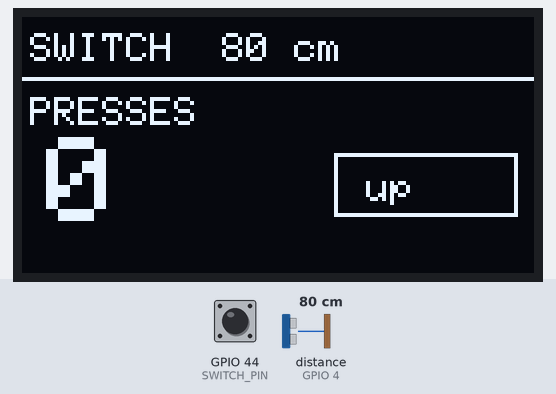
Recording of a sketch running on a simulated ESP32. Shown: 128×64 one-colour display. Wiring (inferred from the names in the program): ultrasonic range finder: trigger GPIO 3; echo GPIO 4. The test bench sets the inputs (shaded band); at power-on: GPIO 44 (SWITCH_PIN) HIGH, distance to the obstacle (sensor on GPIO 4) 80 cm. The echo pulse lasts 58.3 µs per cm; what the sketch prints to the serial monitor is not drawn.

Above: at 1.2 s.
1.3 s: GPIO 44 (SWITCH_PIN) pulled LOW for 0.15 s
At 2.7 s:
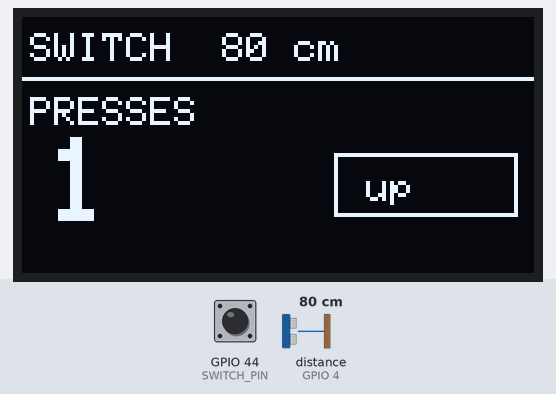
3.0 s: distance to the obstacle (sensor on GPIO 4) set to 2 cm
At 3.4 s:
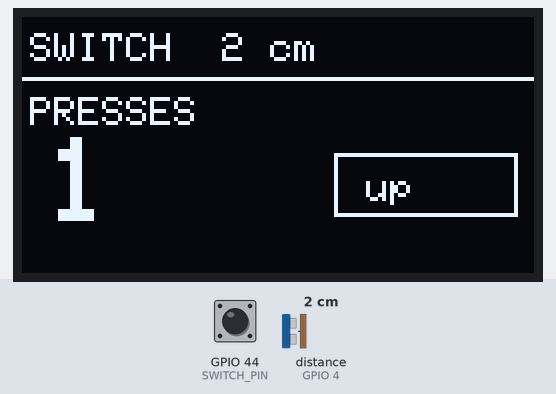
4.5 s: GPIO 44 (SWITCH_PIN) pulled LOW for 1 s
At 5.4 s:
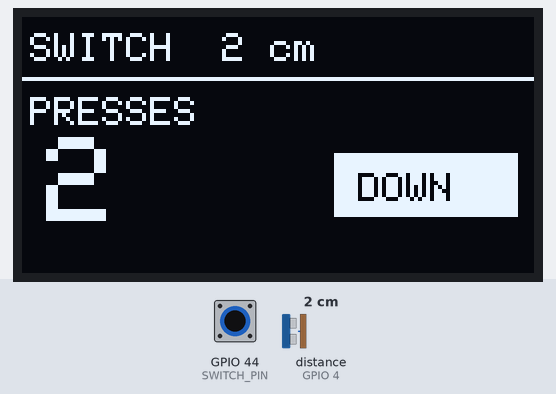
7.1 s: distance to the obstacle (sensor on GPIO 4) set to 4 cm
At 7.9 s:
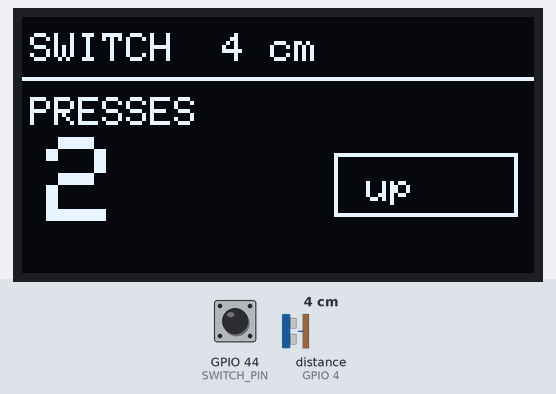
8.6 s: distance to the obstacle (sensor on GPIO 4) set to 9 cm
At 10.1 s:
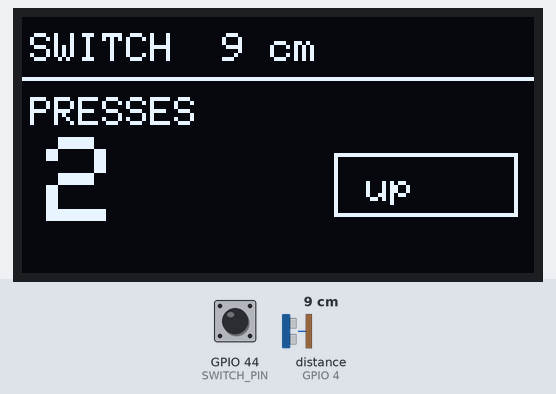
Timing chart, 0 to 11.1 s (numbered marks = the images above; inputs shaded):
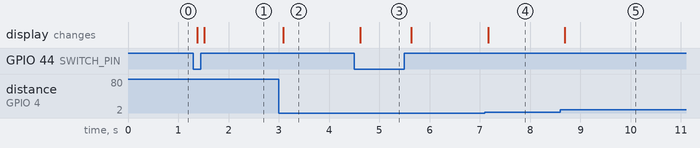

The sketch:

00j_switch_test.ino
```cpp
/*
 * M0j - Switch test.  Buzzer explicitly silenced.
 *
 * D7 is INPUT_PULLUP: the pin idles HIGH and the switch pulls it to GND, so
 * PRESSED reads LOW and no external resistor is needed.  A bare switch with no
 * pull-up leaves the pin floating, which reads as random phantom presses.
 *
 * Debounce: a mechanical contact chatters for a few ms on both make and break.
 * Counting raw edges inflates one press into several, so an edge only counts
 * once the level has been stable for DEBOUNCE_MS.
 *
 * Distance stays live in the top band so the HC-SR04 and OLED keep running.
 */

#include <Wire.h>
#include <Adafruit_GFX.h>
#include <Adafruit_SSD1306.h>

static const int SWITCH_PIN = D7;
static const int BUZZER_PIN = D9;
static const int TRIG_PIN   = D2;
static const int ECHO_PIN   = D3;

static const unsigned long DEBOUNCE_MS = 25;
static const unsigned long WATCH_US    = 200000UL;
static const unsigned long MIN_ECHO_US = 116UL;
static const unsigned long MAX_ECHO_US = 25000UL;

Adafruit_SSD1306 display(128, 64, &Wire, -1);
static bool haveDisplay = false;

static int  stableLevel = HIGH, lastLevel = HIGH;
static unsigned long lastChange = 0;
static unsigned long presses = 0;

static unsigned long ping() {
  digitalWrite(TRIG_PIN, LOW);
  delayMicroseconds(5);
  digitalWrite(TRIG_PIN, HIGH);
  delayMicroseconds(10);
  digitalWrite(TRIG_PIN, LOW);
  unsigned long t0 = micros();
  while (digitalRead(ECHO_PIN) == LOW) if (micros() - t0 > WATCH_US) return 0;
  unsigned long rise = micros();
  while (digitalRead(ECHO_PIN) == HIGH) if (micros() - rise > WATCH_US) break;
  return micros() - rise;
}

static float readCm() {
  unsigned long us = ping();
  if (us < MIN_ECHO_US || us > MAX_ECHO_US) return -1.0f;
  return us / 58.0f;
}

/* Must be called often - it samples the pin, so a slow loop misses presses. */
static void serviceSwitch() {
  int now = digitalRead(SWITCH_PIN);
  if (now != lastLevel) {
    lastLevel = now;
    lastChange = millis();                       // bounce restarts the clock
  } else if (millis() - lastChange > DEBOUNCE_MS && now != stableLevel) {
    stableLevel = now;
    if (stableLevel == LOW) {                    // count on press, not release
      presses++;
      Serial.print(F("press #"));
      Serial.println(presses);
    }
  }
}

/* The SSD1306 loses its whole configuration if power or ground blinks - and
 * begin() only runs once in setup(), so a wire nudged on the bench leaves the
 * panel dark forever even after it is reconnected.  Poll for it and
 * re-initialise when it reappears, so the display is effectively hot-pluggable
 * while wiring is still being moved around. */
static void serviceDisplay() {
  static unsigned long lastCheck = 0;
  if (millis() - lastCheck < 1000) return;
  lastCheck = millis();

  Wire.beginTransmission(0x3C);
  bool present = (Wire.endTransmission() == 0);

  if (present && !haveDisplay) {
    haveDisplay = display.begin(SSD1306_SWITCHCAPVCC, 0x3C);
    Serial.println(haveDisplay ? F("display came back - re-initialised")
                               : F("display ACKs but init failed"));
  } else if (!present && haveDisplay) {
    haveDisplay = false;
    Serial.println(F("display disappeared from the bus"));
  }
}

static void draw(float cm) {
  if (!haveDisplay) return;
  display.clearDisplay();
  display.setTextColor(SSD1306_WHITE);

  display.setTextSize(1);
  display.setCursor(2, 4);
  display.print(F("SWITCH  "));
  if (cm < 0) display.print(F("-- cm"));
  else        { display.print(cm, 0); display.print(F(" cm")); }
  display.drawFastHLine(0, 15, 128, SSD1306_WHITE);

  display.setTextSize(1);
  display.setCursor(2, 20);
  display.print(F("PRESSES"));

  display.setTextSize(3);
  display.setCursor(6, 30);
  display.print(presses);

  // Live state, so a held button is obvious from across the desk.
  display.setTextSize(1);
  if (stableLevel == LOW) {
    display.fillRect(78, 34, 46, 16, SSD1306_WHITE);
    display.setTextColor(SSD1306_BLACK);
    display.setCursor(84, 39);
    display.print(F("DOWN"));
    display.setTextColor(SSD1306_WHITE);
  } else {
    display.drawRect(78, 34, 46, 16, SSD1306_WHITE);
    display.setCursor(86, 39);
    display.print(F("up"));
  }
  display.display();
}

void setup() {
  Serial.begin(115200);

  // Silence the buzzer and leave it that way.
  ledcDetachPin(BUZZER_PIN);
  pinMode(BUZZER_PIN, OUTPUT);
  digitalWrite(BUZZER_PIN, LOW);

  pinMode(SWITCH_PIN, INPUT_PULLUP);
  pinMode(TRIG_PIN, OUTPUT);
  pinMode(ECHO_PIN, INPUT);
  digitalWrite(TRIG_PIN, LOW);

  Wire.begin();
  haveDisplay = display.begin(SSD1306_SWITCHCAPVCC, 0x3C);

  Serial.println();
  Serial.println(F("##### M0j - switch test (buzzer off) #####"));
  Serial.print(F("idle level: "));
  Serial.println(digitalRead(SWITCH_PIN) == HIGH ? F("HIGH (correct)")
                                                 : F("LOW - held, or wired to 3V3 not GND"));
  stableLevel = lastLevel = digitalRead(SWITCH_PIN);
  lastChange = millis();
}

void loop() {
  // A ping can block ~130 ms with no target, which is long enough to miss a
  // quick press - so sample the switch either side of it and during the wait.
  serviceSwitch();
  float cm = readCm();
  serviceSwitch();
  serviceDisplay();
  draw(cm);
  for (int i = 0; i < 20; i++) { serviceSwitch(); delay(5); }
}
```

Measured:
- after the input at 1.3 s, the display: first changes after 0.08 s (image 1 shows a later state)
- after the input at 3.0 s, the display: changes after 0.09 s (image 2)
- after the input at 4.5 s, the display: changes after 0.12 s (image 3)
- after the input at 7.1 s, the display: changes after 0.06 s (image 4)
- after the input at 8.6 s, the display: changes after 0.09 s (image 5)
